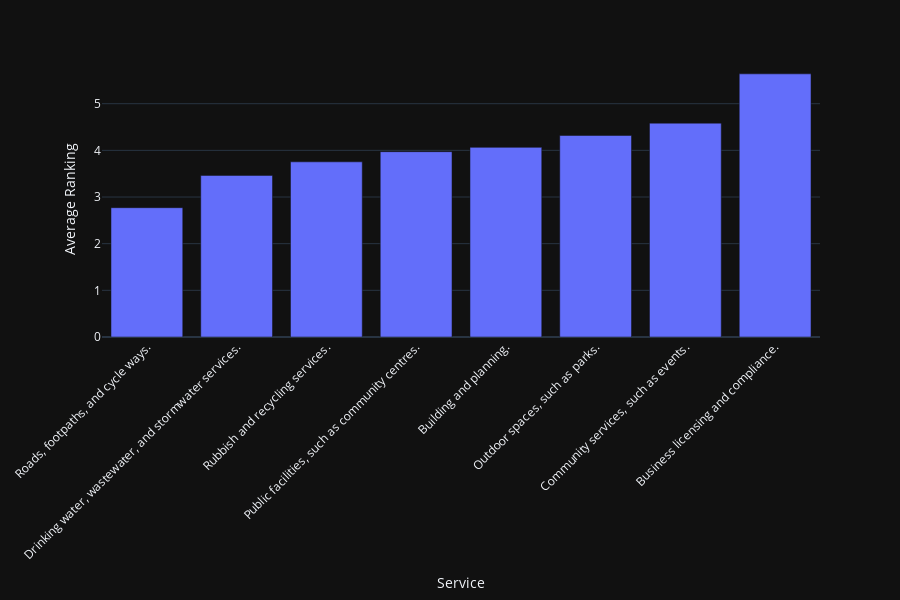

Notebook code cell kept with this figure:
### Code cell
from matplotlib import pyplot as plt
from enum import Enum
import plotly.express as px
import pandas as pd

class Scale(Enum):
    LIKELY = ['Very unlikely ',
        'Unlikely ',
        'Neutral ',
        'Likely ',
        'Very likely ']
    IMPORTANT = ['Not at all important',
        'Not important',
        'Neutral',
        'Important',
        'Very important']
    SKILL = ['Very low',
        'Low',
        'Somewhat low',
        'Neutral',
        'Somewhat high',
        'High',
        'Very high']

class Colours(Enum):
    FIVE = ["#FF0000", "#FF7F7F", "#7F7F7F", "#7F7FFF", "#0000FF"]
    SEVEN = ["#FF0000", "#FF5555", "#FFAAAA", "#7F7F7F", "#AAAAFF", "#5555FF", "#0000FF"]

def compute_age_weights(df, age_col='Q26 - Age: *'):
    # Filter out unwanted age responses.
    df_filtered = df[~df[age_col].isin(["Prefer not to say", "Under 16"])].copy()

    # Calculate sample counts and proportions for each age bracket.
    sample_counts = df_filtered[age_col].value_counts()
    total_sample = sample_counts.sum()
    sample_proportions = sample_counts / total_sample

    # Define the target population proportions.
    population_proportions = {
        '16-24': 0.1362463486,
        '25-34': 0.1661635833,
        '35-44': 0.1630233690,
        '45-54': 0.1511927945,
        '55-64': 0.1359785784,
        '65-74': 0.1206426485,
        '75-84': 0.0901411880,
        '85+':   0.0335199611
    }

    # Calculate weight for each age bracket: population proportion / sample proportion.
    age_weights = {}
    for age, pop_prop in population_proportions.items():
        sample_prop = sample_proportions.get(age, 0)
        if sample_prop > 0:
            age_weights[age] = pop_prop / sample_prop
        else:
            age_weights[age] = 0  # or handle appropriately if no respondents in the age bracket

    return age_weights

def stack_counts(df, columns, scale, pop_rep=True):
    if pop_rep is True:
        # Keep only the desired columns plus the age column.
        df_subset = df[columns + ['Q26 - Age: *']].copy()
        # Filter out rows with "Prefer not to say" or "Under 16"
        df_subset = df_subset[~df_subset["Q26 - Age: *"].isin(["Prefer not to say", "Under 16"])].copy()

        # Compute age weights using the helper function.
        age_weights = compute_age_weights(df_subset, age_col='Q26 - Age: *')

        # Melt the dataframe so each row is one response with its age.
        df_long = pd.melt(df_subset,
                          id_vars='Q26 - Age: *',
                          var_name='question',
                          value_name='response')

        # Map the weight for each row based on its age.
        df_long['weight'] = df_long['Q26 - Age: *'].map(age_weights)

        # Group by question and response to sum the weights.
        weighted_counts = df_long.groupby(['question', 'response'])['weight'].sum().unstack(fill_value=0)
        counts_df = weighted_counts
    else:
        # If not applying population representative weighting,
        # just count occurrences of each response for each question.
        df_subset = df[columns].copy()
        df_long = pd.melt(df_subset, var_name='question', value_name='response')
        counts_df = pd.crosstab(df_long['question'], df_long['response'], dropna=False)

    # Reorder columns according to the scale (assuming scale.value is an ordered list)
    counts_df = counts_df[scale.value]

    # Convert counts to percentages (each row sums to 1)
    counts_df = counts_df.div(counts_df.sum(axis=1), axis=0)

    return counts_df

def insert_line_break(text, char_num):
    result = []
    
    while len(text) > char_num:
        # Find the last space before or at the 40th character
        space_index = text.rfind(' ', 0, char_num)
        
        if space_index == -1:  # No space found, force break at 40
            space_index = char_num
        else:
            space_index += 1  # Include the space in the cut
        
        result.append(text[:space_index].rstrip())  # Add substring before the break
        text = text[space_index:].lstrip()  # Remove processed part and leading space
    
    result.append(text)  # Add remaining text
    return '<br>'.join(result)

def stacked_bars(df, columns, scale, pop_rep=True):
    counts_df = stack_counts(df, columns, scale, pop_rep=pop_rep)
    
    # Break up long question labels
    counts_df.index = counts_df.index.map(lambda text: insert_line_break(text, 40))

    if len(scale.value) == 5:
        colours = Colours.FIVE.value
    elif len(scale.value) == 7:
        colours = Colours.SEVEN.value

    # Create figure
    fig = px.bar(counts_df, x=scale.value, color_discrete_sequence=colours)
    fig.update_xaxes(tickformat=",.2%", title_text="Response Distribution (%)")
    fig.update_yaxes(title_text="Issue")
    fig.update_layout(legend_title="Response Category")
    fig.show()

def ranking_counts(df, columns):
    df = df[columns]
    # Create a DataFrame to store counts of ranking positions
    rankings = pd.DataFrame(index=df.columns, columns=range(1, len(columns)))

    # Count how many times each ranking value occurs for each issue
    for col in df.columns:
        rankings.loc[col] = [df[col].tolist().count(i) for i in range(1, len(columns))]

    return rankings

def grouped_bars(df, columns):
    # Get the counts of rankings per issue using the provided function.
    rankings = ranking_counts(df, columns)
    rankings.index = rankings.index.map(lambda text: insert_line_break(text, 30))
    # rankings now has issues as its index and ranking positions (1, 2, …, len(columns)-1) as its columns.

    # Reset the index to convert the issue names into a column.
    rankings_reset = rankings.reset_index().rename(columns={'index': 'Service'})
    
    # Convert the data from wide to long format.
    # Each row will have an Issue, a Ranking, and the corresponding Count.
    rankings_long = rankings_reset.melt(
        id_vars='Service',
        var_name='Ranking',
        value_name='Count'
    )
    
    # Create the grouped bar chart using Plotly Express.
    fig = px.bar(
        rankings_long,
        x="Service",
        y="Count",
        color="Ranking",
        barmode="group",  # This places the ranking bars side-by-side for each issue.
        labels={
            "Service": "Service",
            "Count": "Count of ranking",
            "Ranking": "Ranking".format(len(columns)-1)
        }
    )
    
    # Rotate x-axis labels for clarity, especially if issue names are long.
    fig.update_layout(xaxis_tickangle=-45, height=600)
    
    fig.show()

def average_bars(df, columns, pop_rep=False):
    if pop_rep:
        # Keep only the desired service columns plus the age column.
        df_subset = df[columns + ['Q26 - Age: *']].copy()
        # Exclude rows with "Prefer not to say" or "Under 16"
        df_subset = df_subset[~df_subset["Q26 - Age: *"].isin(["Prefer not to say", "Under 16"])].copy()

        # Compute age weights using the helper function.
        age_weights = compute_age_weights(df_subset, age_col='Q26 - Age: *')
        # Map the weight for each row based on its age.
        df_subset['weight'] = df_subset['Q26 - Age: *'].map(age_weights)

        # For each service, compute the weighted average ranking:
        # weighted_average = sum(ranking * weight) / sum(weight)
        weighted_avgs = {}
        for col in columns:
            # Ensure that the values are numeric.
            df_subset[col] = pd.to_numeric(df_subset[col], errors='coerce')
            weighted_sum = (df_subset[col] * df_subset['weight']).sum()
            total_weight = df_subset['weight'].sum()
            weighted_avgs[col] = weighted_sum / total_weight if total_weight else None

        # Convert the dictionary to a DataFrame.
        average_rankings_df = pd.DataFrame(list(weighted_avgs.items()),
                                           columns=['Service', 'Average Ranking'])
    else:
        # Compute simple (unweighted) average rankings.
        df_subset = df[columns]
        average_rankings = df_subset.mean()
        average_rankings_df = average_rankings.sort_values(ascending=True).reset_index()
        average_rankings_df.columns = ['Service', 'Average Ranking']

    # Sort by average ranking for visualization.
    average_rankings_df = average_rankings_df.sort_values('Average Ranking', ascending=True)

    # Create a bar chart using Plotly Express.
    fig = px.bar(
        average_rankings_df,
        x='Service',
        y='Average Ranking',
        labels={
            "Service": "Service",
            "Average Ranking": "Average Ranking"
        }
    )

    # Rotate x-axis labels for better readability.
    fig.update_layout(
        xaxis_tickangle=-45,
        height=600,
        showlegend=False  # Legend not needed.
    )

    fig.show()

df = pd.read_csv('data/all-responses-CLEANED.csv')
# stacked_bars(df, ['Traffic congestion.',
#            'A revitalised city centre.',
#            'Reliable and timely public transport.',
#            'Public safety.',
#            'Visibility of available parking.',
#            'Staying informed and providing feedback on council decisions.'],
#             Scale.IMPORTANT)
columns = ['Roads, footpaths, and cycle ways.',
           'Rubbish and recycling services.',
           'Building and planning.',
           'Outdoor spaces, such as parks.',
           'Public facilities, such as community centres.',
           'Drinking water, wastewater, and stormwater services.',
           'Business licensing and compliance.',
           'Community services, such as events.']
# grouped_bars(df, columns)
average_bars(df, columns, True)

### Figure 1 — Plotly figure (JSON) as saved in the notebook; plotly's stock layout.template omitted (floating-point values rounded to 4 significant figures)
{"data": [{"alignmentgroup": "True", "hovertemplate": "Service=%{x}<br>Average Ranking=%{y}<extra></extra>", "legendgroup": "", "marker": {"color": "#636efa", "pattern": {"shape": ""}}, "name": "", "offsetgroup": "", "orientation": "v", "showlegend": false, "textposition": "auto", "x": ["Roads, footpaths, and cycle ways.", "Drinking water, wastewater, and stormwater services.", "Rubbish and recycling services.", "Public facilities, such as community centres.", "Building and planning.", "Outdoor spaces, such as parks.", "Community services, such as events.", "Business licensing and compliance."], "xaxis": "x", "y": [2.771, 3.464, 3.754, 3.972, 4.064, 4.32, 4.584, 5.64], "yaxis": "y", "type": "bar"}], "layout": {"xaxis": {"anchor": "y", "domain": [0.0, 1.0], "title": {"text": "Service"}, "tickangle": -45}, "yaxis": {"anchor": "x", "domain": [0.0, 1.0], "title": {"text": "Average Ranking"}}, "legend": {"tracegroupgap": 0}, "margin": {"t": 60}, "barmode": "relative", "height": 600, "showlegend": false}}
